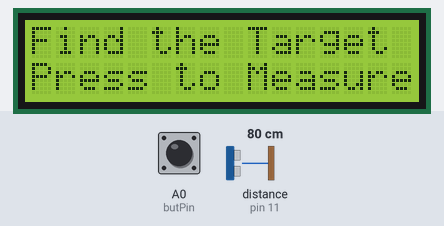
The sketch below on a simulated Arduino Uno, built with avr-gcc and run on an emulated ATmega328P. Parts: 16×2 character LCD. The inputs (shaded band) are chosen by the test bench; at power-on: A0 (butPin) HIGH, distance to the obstacle (sensor on pin 11) 80 cm. The echo pulse lasts 58.3 µs per cm; what the sketch prints to the serial monitor is not drawn.

Above: at 1.2 s.
1.3 s: A0 (butPin) pulled LOW for 0.15 s
At 2.2 s:
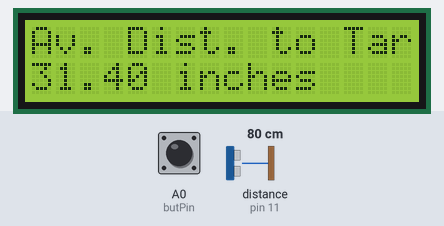
4.4 s: A0 (butPin) pulled LOW for 3.2 s
At 7.2 s:
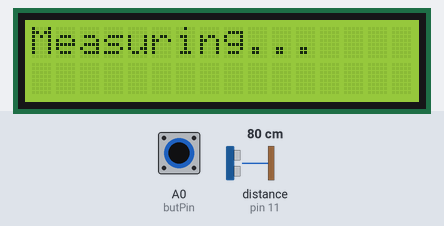
12.1 s: A0 (butPin) pulled LOW for 1 s
At 18.6 s:
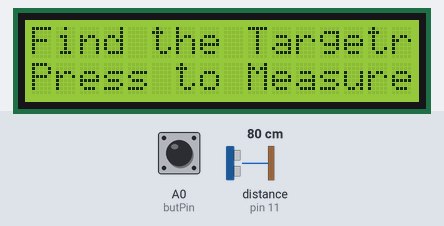
Timing chart, 0 to 20.1 s (numbered marks = the images above; inputs shaded):
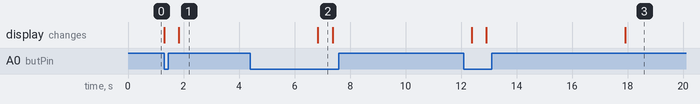

The sketch:

61-Improving-Precision.ino
```cpp
/**
 * Lesson 61 - Improving Precision
 */

#include <LiquidCrystal.h>

 int rs = 7;
 int en = 6;
 int d4 = 5;
 int d5 = 4;
 int d6 = 3;
 int d7 = 2;

 LiquidCrystal lcd(rs,en,d4,d5,d6,d7);


int trigPin = 12;
int echoPin = 11;
int pingTravelTime;
float pingTravelDistance;
float distToTarget;

int butPin = A0;
int butVal;

int numMeas = 100;
float avMeas;
int j;
float bucket = 0;

void setup() {
  pinMode(trigPin, OUTPUT);
  pinMode(echoPin, INPUT);
  pinMode(butPin, INPUT);
  digitalWrite(butPin, HIGH);
  lcd.begin(16,2);
  Serial.begin(9600);
}

void loop() {
  lcd.setCursor(0, 0);
  lcd.print("Find the Target");
  lcd.setCursor(0,1);
  lcd.print("Press to Measure");
  butVal = digitalRead(butPin);
  while(butVal == 1){
    butVal = digitalRead(butPin);
  }

  lcd.clear();
  lcd.setCursor(0, 0);
  lcd.print("Measuring...");

  for ( j = 1; j <= numMeas; j = j + 1){
    digitalWrite(trigPin,LOW);
    delayMicroseconds(10);
    digitalWrite(trigPin,HIGH);
    delayMicroseconds(10);
    digitalWrite(trigPin,LOW);
    pingTravelTime = pulseIn(echoPin, HIGH);
    //delay(25);
    pingTravelDistance = (pingTravelTime*765.*5280.*12.)/(3600.*1000000.);
    distToTarget = pingTravelDistance/2;
    bucket = bucket + distToTarget;
  }
  avMeas = bucket/numMeas;

  Serial.print(avMeas);
  Serial.println(" inches");

  lcd.clear();
  lcd.setCursor(0, 0);
  lcd.print("Av. Dist. to Target");
  lcd.setCursor(0, 1);
  lcd.print(avMeas);
  lcd.print(" inches");
  delay(5000);

  bucket = 0;

  }
```

Measured:
- after the input at 1.3 s, the display: first changes at once (image 1 shows a later state)
- after the input at 4.4 s, the display: changes after 2.4 s (image 2)
- what the display in image 2 shows lasts 0.6 s, from 6.8 s to 7.4 s
